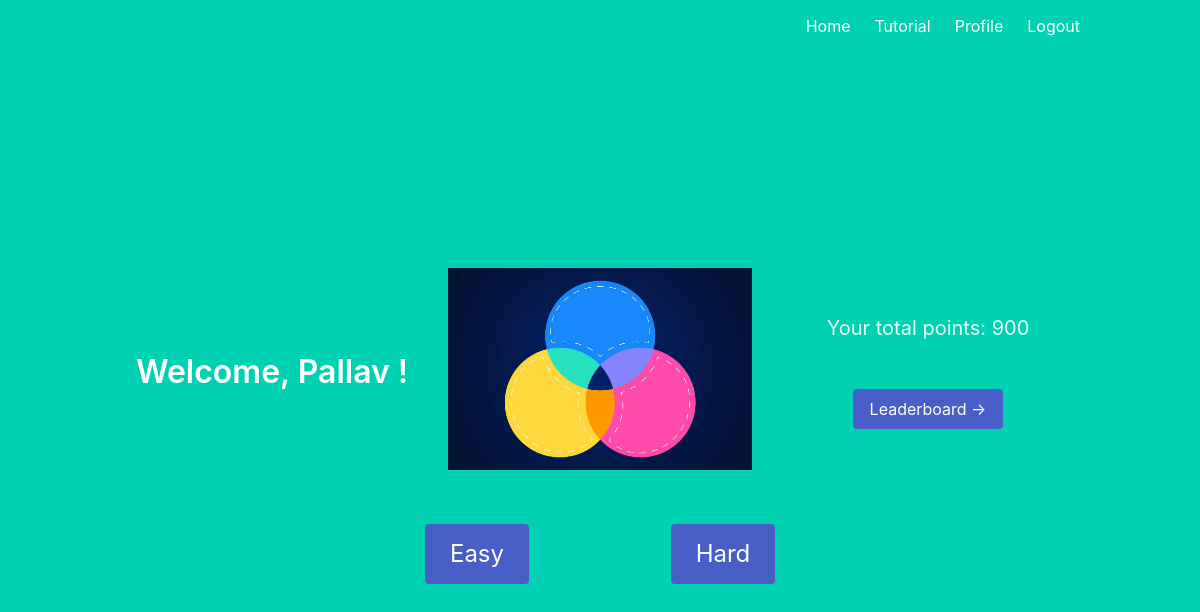
The app's page /profile (signed in), older data.
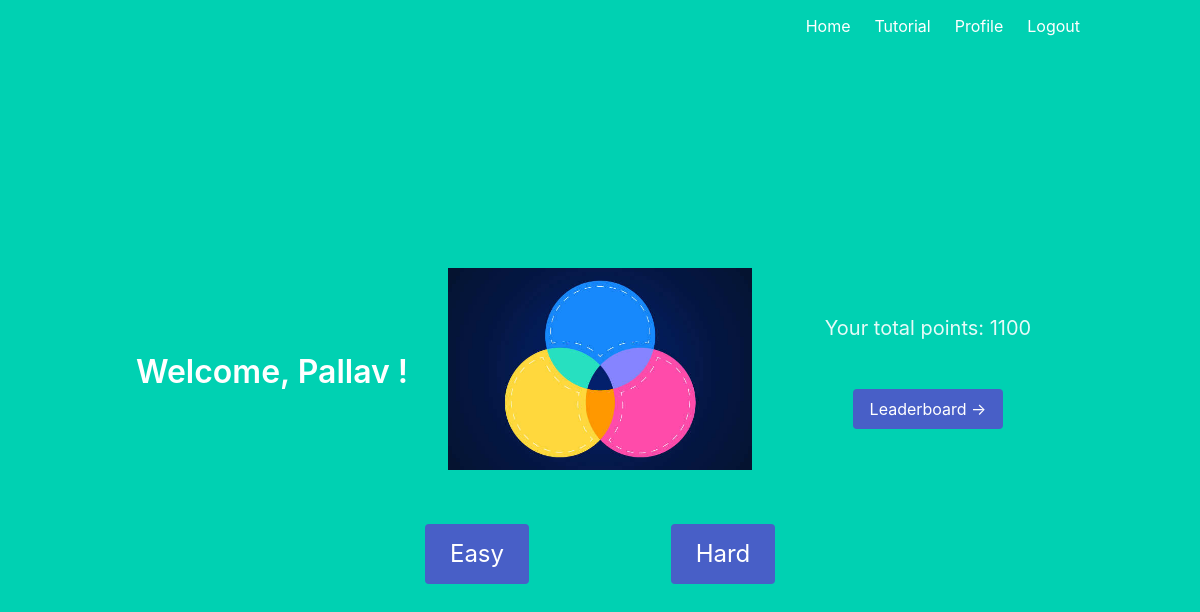
The same page, newer data.
### models.py (models this page shows)
class User(UserMixin, db.Model):
    id = db.Column(db.Integer, primary_key = True)
    email = db.Column(db.String(100), unique=True)
    password = db.Column(db.String(100))
    name = db.Column(db.String(1000))
    points = db.Column(db.Integer, default=0)
    teacher = db.Column(db.Integer, default=0)

### main.py (the view)
@main.route('/profile')
@login_required
def profile():
    return render_template('profile.html', name=current_user.name, points=current_user.points)

### __init__.py (called while the page is built)
def create_app():
    app = Flask(__name__)
    app.config['SECRET_KEY'] = 'secretkey'
    app.config['SQLALCHEMY_DATABASE_URI'] = 'sqlite:///db.sqlite'
    db.init_app(app)
    login_manager = LoginManager()
    login_manager.login_view = 'auth.login'
    login_manager.init_app(app)
    from .models import User
    @login_manager.user_loader
    def load_user(user_id):
        return User.query.get(int(user_id))
    from .auth import auth as auth_blueprint
    app.register_blueprint(auth_blueprint)
    from .main import main as main_blueprint
    app.register_blueprint(main_blueprint)
    return app

### templates/profile.html
{% extends "base.html" %}
{% block content %}
<div class="columns is-vcentered">
  <div class="column">
    <h1 class="title">
      Welcome, {{ name }}!
    </h1>
  </div>
  <div class="column" height="300"><img src="/static/logo.jpg"></div>
  <div class="column">
    <h3 class="subtitle">
      Your total points: {{ points }}
    </h3>
    <br>
    <a href="{{url_for('main.leaderboard') }}" class="button is-link">Leaderboard -></a>
  </div>
</div>
<br>
<div class="columns">
  <div class="column is-one-fifths"></div>
  <div class="column"><a href="{{url_for('main.easyQuestions')}}" class="button is-link is-large">Easy</a></div>
  <div class="column"><a href="{{url_for('main.hardQuestions')}}" class="button is-link is-large">Hard</a></div>
  <div class="column is-one-fifths"></div>
</div>
{% endblock %}

### templates/base.html (shortened to what this page needs)
<!DOCTYPE html>
<html>
<head>
    <link rel="stylesheet" href="https://cdnjs.cloudflare.com/ajax/libs/bulma/0.7.2/css/bulma.min.css" />
</head>
<body>
    <section class="hero is-primary is-fullheight">
        <div class="hero-head">
            <nav class="navbar">
                <div class="container">
                    <div id="navbarMenuHeroA" class="navbar-menu">
                        <div class="navbar-end">
                            <a href="{{ url_for('main.index') }}" class="navbar-item">
                                Home
                            </a>
                            <a href="{{ url_for('main.tutorial') }}" class="navbar-item">
                                Tutorial
                            </a>
                            {% if current_user.is_authenticated %}
                            <a href="{{ url_for('main.profile') }}" class="navbar-item">
                                Profile
                            </a>
                            {% endif %}
                            {% if current_user.is_authenticated %}
                            <a href="{{ url_for('auth.logout') }}" class="navbar-item">
                                Logout
                            </a>
                            {% endif %}
                        </div>
                    </div>
                </div>
            </nav>
        </div>
        <div class="hero-body">
            <div class="container has-text-centered">
                {% block content %}
                {% endblock %}
            </div>
        </div>
    </section>
</body>
</html>

Row changes from the older to the newer data that the page shows:
changed User "Pallav": points "900" → "1100"
